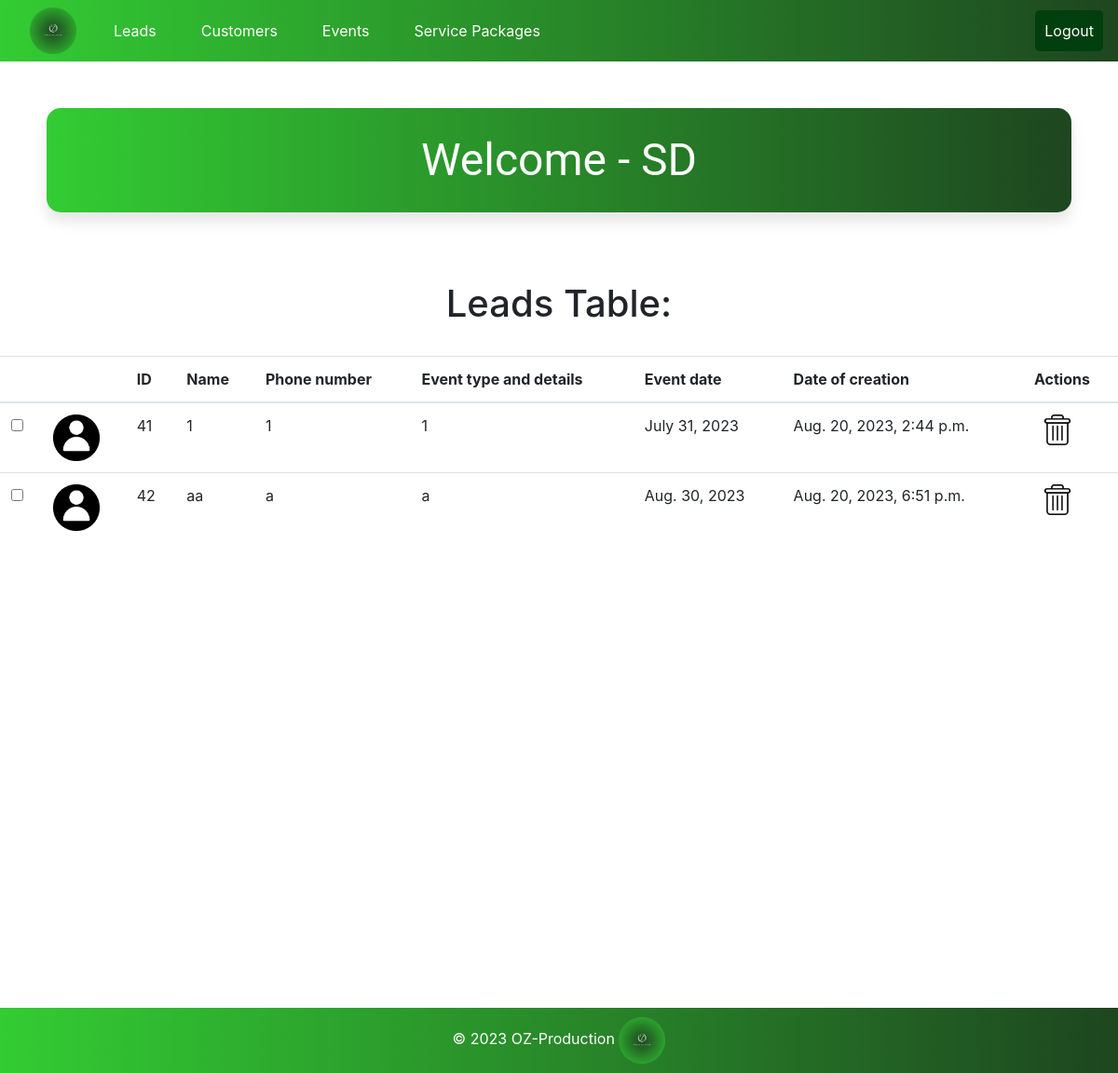
Before: /leads/ (signed in) with the older database file.
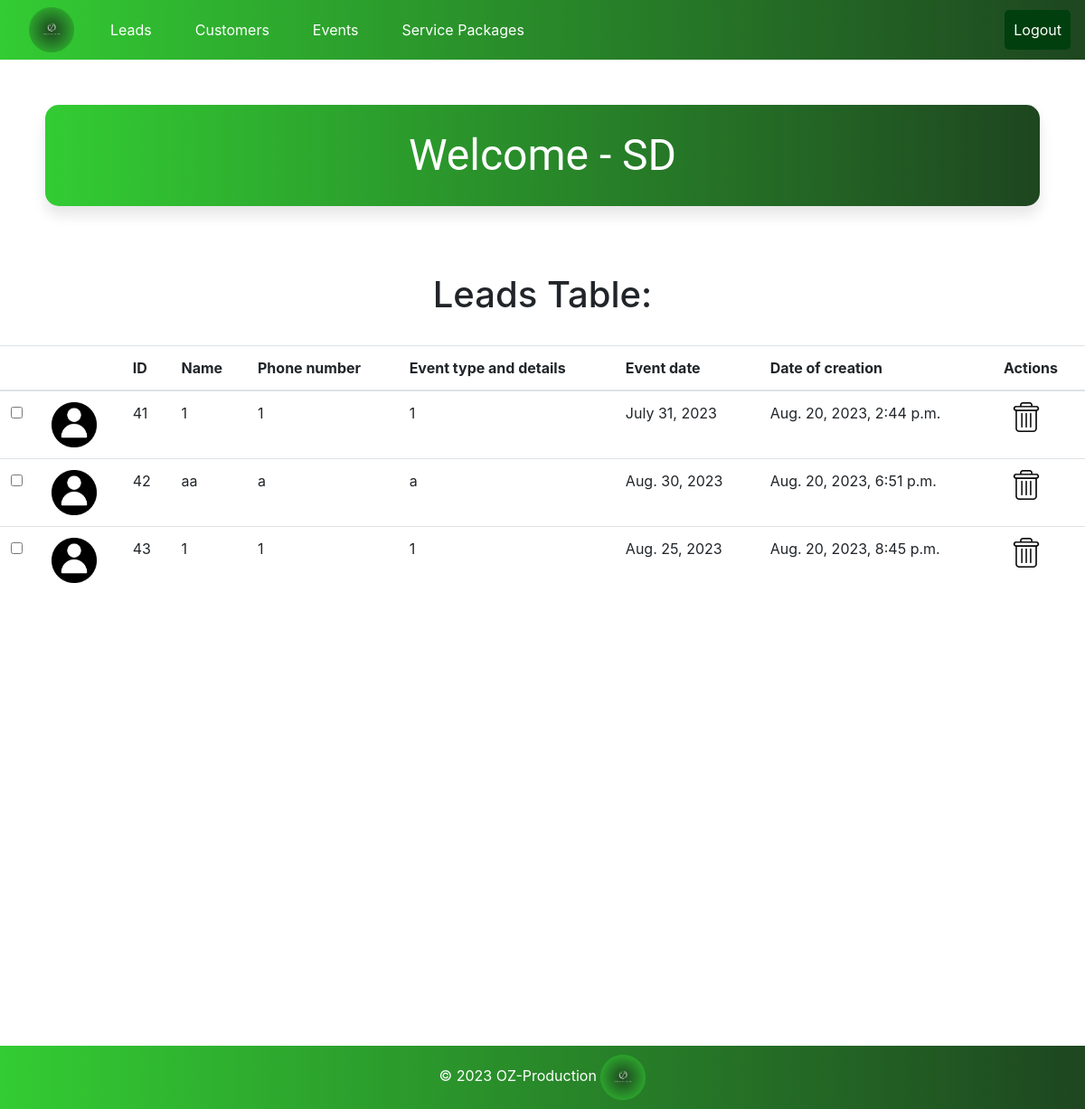
After: the same page with the newer database file.
### oz_pro/models.py (models this page shows, shortened)
class Lead(models.Model):
    image = models.ImageField(upload_to='static/pics', default = 'static/pics/Picture7.png')
    ID = models.AutoField(primary_key=True, null=False)
    name = models.CharField(max_length=255,null=False)
    phone_number = models.CharField(max_length=15,null=False)
    event_type = models.TextField()
    event_date = models.DateField(null=False)
    date_of_creation = models.DateTimeField(auto_now_add=True)

### oz_pro/views.py (the view)
# urls.py: path('leads/', views.leads_page, name='all_leads'),
@login_required
def leads_page(request):
    print("********* After agent login -- home page function *********")
    all_leads = Lead.objects.all()
    context = {
        'leads': all_leads
    }
    return render(request, 'leads.html', context)

### oz_pro/templates/leads.html (shortened to what this page needs)
<!DOCTYPE html>
<html lang="en">
<head>
</head>
<body>
    {% extends 'base.html' %}
    {% block content %}
    {% load static %}
    <div class="welcome-header">
        <h>Welcome - {{user.username}}</h>
    </div>
    <br>
        <div class="table-header">
            <h1>Leads Table:</h1>
        </div>
    <br>
    <table class="table table-hover">
        <thead>
            <tr>
                <th></th>
                <th></th>
                <th>ID</th>
                <th>Name</th>
                <th>Phone number</th>
                <th>Event type and details</th>
                <th>Event date</th>
                <th>Date of creation</th>
                <th>Actions</th>
            </tr>
        </thead>
        <tbody>
            {% for lead in leads %}
            <tr id="lead_{{ lead.ID }}">
                <td><input type="checkbox" onchange="toggleHighlight(this, {{ lead.ID }})" title="Highlight"></td>
                <td><img src="{{ lead.image.url }}"  alt="My image" class="small-image" /></td>
                <td>{{ lead.ID }}</td>
                <td>{{ lead.name }}</td>
                <td>{{ lead.phone_number }}</td>
                <td>{{ lead.event_type }}</td>
                <td>{{ lead.event_date }}</td>
                <td>{{ lead.date_of_creation }}</td>
                <td>
                    <img src="{% static 'pics/CROPED_DELETE.png' %}" alt="Delete" class="small-image" style="cursor:pointer" onclick="window.location.href='{% url 'delete_lead' lead.ID %}'" title="Click to DELETE-LEAD">
                </td>
            </tr>
            {% endfor %}
        </tbody>
    </table>
  {% endblock %}

Changed rows visible on the page:
added Lead: image (picture), ID "43", name "1", phone_number "1", event_type "1", event_date "Aug. 25, 2023", date_of_creation "Aug. 20, 2023, 8:45 p.m."
